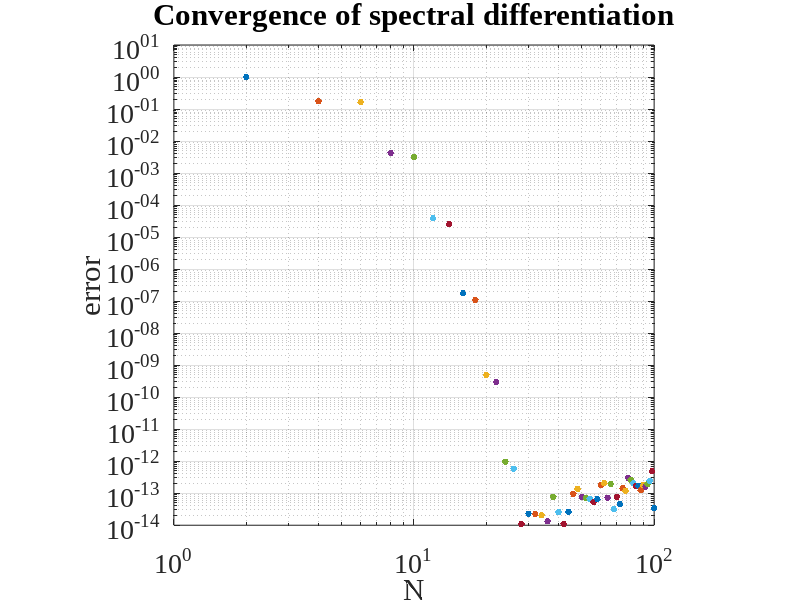

Here is the MATLAB script that generated this plot:
% p2.m - convergence of periodic spectral method (compare p1.m)  
e = exp(1);

% 创建大尺寸 figure
figure('Color','w','Position',[100 100 700 700])
clf

% 坐标轴占满整个图像
figure('Color','w','Position',[100 100 700 700])
ax = axes(); % 左下角x,y,width,height

for N = 2:2:100
    h = 2*pi/N; 
    x = -pi + (1:N)'*h; 
    u = exp(sin(x)); 
    uprime = cos(x).*u;  

    % Construct spectral differentiation matrix
    column = [0 .5*(-1).^(1:N-1).*cot((1:N-1)*h/2)]; 
    D = toeplitz(column,column([1 N:-1:2]));  

    % Compute error
    error = norm(D*u-uprime,inf); 
    loglog(N,error,'.','markersize',15), hold on
end

grid on
xlabel('N','FontSize',20,'FontName','Times New Roman')
ylabel('error','FontSize',20,'FontName','Times New Roman')
title('Convergence of spectral differentiation','FontSize',20,'FontName','Times New Roman')

set(ax,'FontSize',20,'FontName','Times New Roman')
axis square

% 保存高清 PNG，占满画布内容
exportgraphics(gcf,'p2.png','Resolution',600)